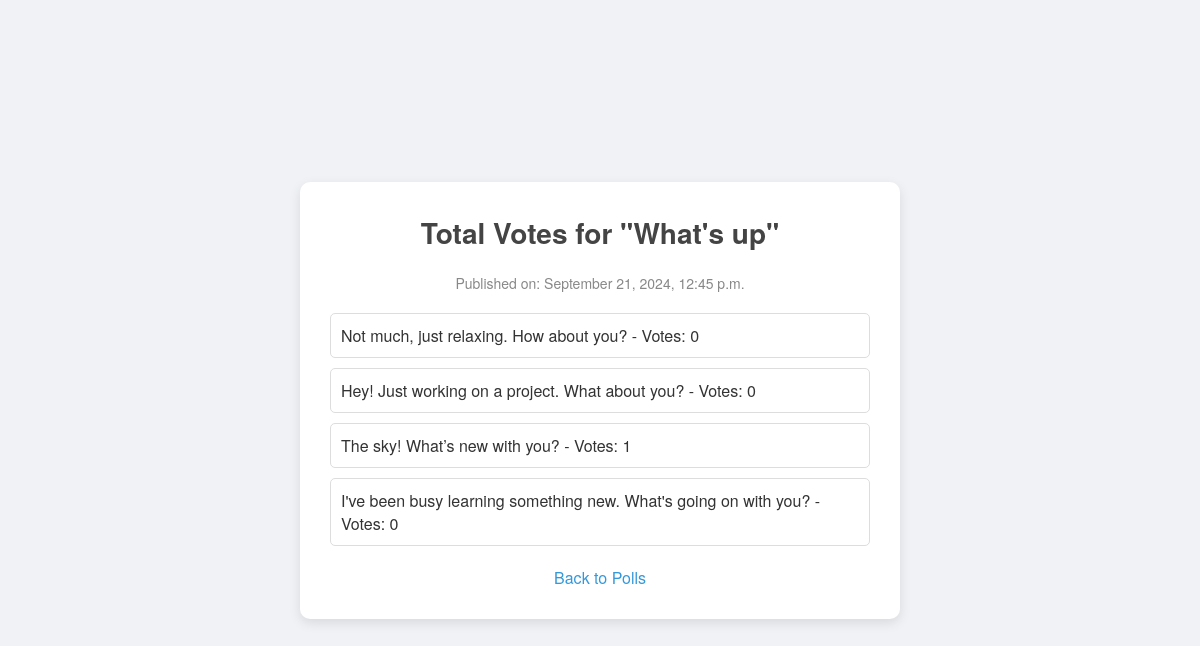
Page /polls/3/results/ on the earlier database version.
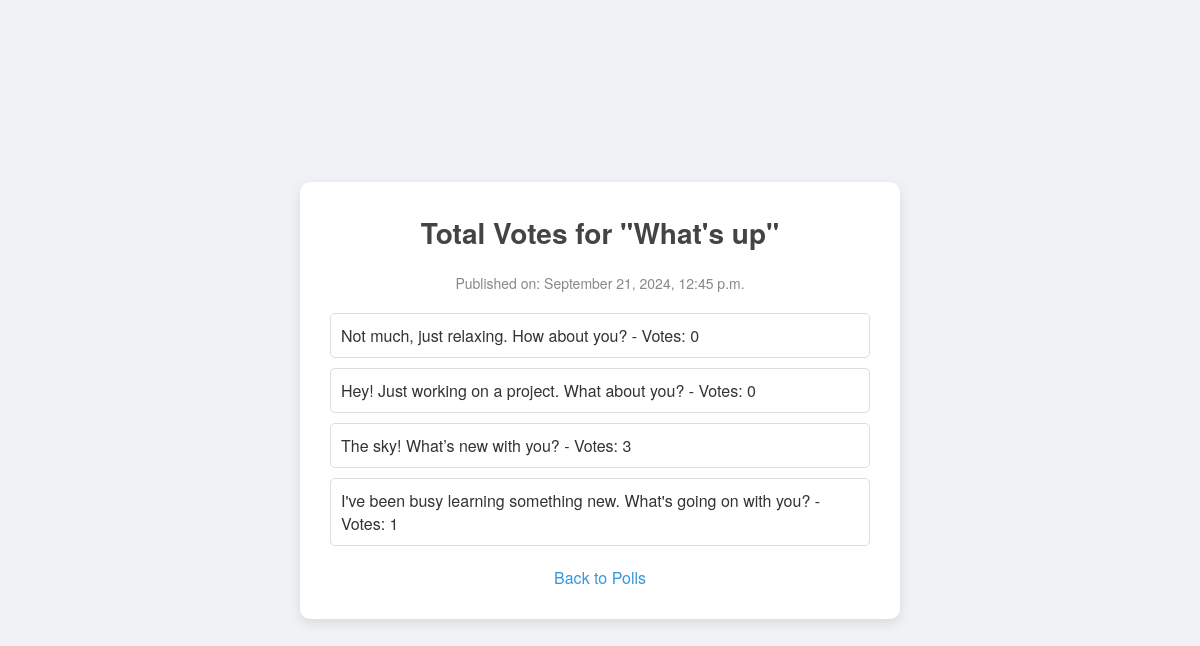
Same page on the later database version.
### polls/models.py (models this page shows, shortened)
class Choice(models.Model):
    question = models.ForeignKey(Question, on_delete=models.CASCADE)
    choice_text = models.CharField(max_length=200)
    votes = models.IntegerField(default=0)

### polls/views.py (the view)
# urls.py: path("<int:pk>/results/", view=views.ResultView.as_view(), name="results"),
class ResultView(generic.DetailView):
    model = Question
    template_name = "polls/results.html"

### polls/templates/polls/results.html (shortened to what this page needs)
<!DOCTYPE html>
<html lang="en">
<head>
</head>
<body>
    <div class="container">
        <h1>Total Votes for "{{ question.question_text }}"</h1>
        <div class="pub-date">Published on: {{ question.pub_date|date:"F j, Y, g:i a" }}</div>
        <ul class="choices">
            {% for choice in question.choice_set.all %}
            <li class="choice-item">
                {{ choice.choice_text }} - Votes: {{ choice.votes }}
            </li>
            {% endfor %}
        </ul>
        <a href="{% url 'polls:index' %}" class="back-link">Back to Polls</a>
    </div>
</body>
</html>

Differences in the rows shown:
changed Choice "The sky! What’s new with you?": votes "1" → "3"
changed Choice "I've been busy learning something new. What's going on with you?": votes "0" → "1"
